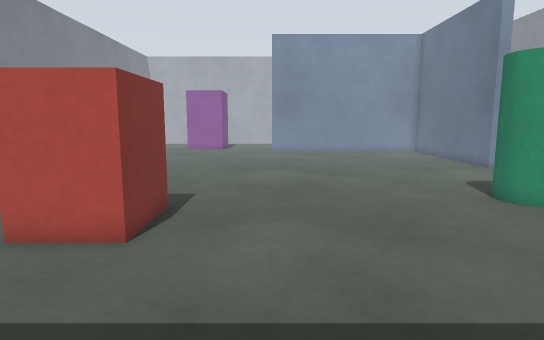
view 1 (above)

18 first-person views from a walk through a Gazebo world. The camera is 0.5 m above the floor, tilts 8° down and sees 75° across. The floor is counted in squares, 0.2 m on a side. Each view is taken from the middle of a square. On the plan, view 1 faces up. The plan holds only what a view shows up to about 20 squares ahead; the rest is blank. The place goes on beyond the plan. Robots are left out.

view 2
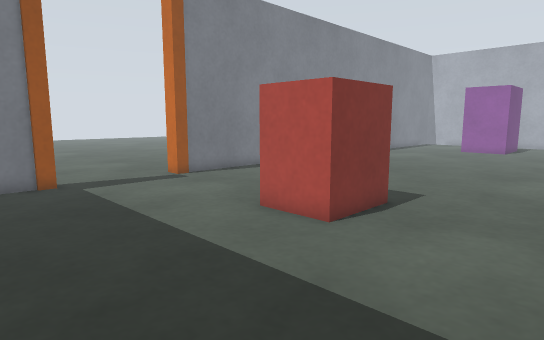

view 3
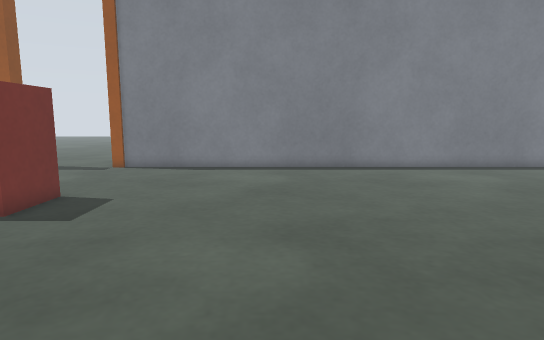

view 4
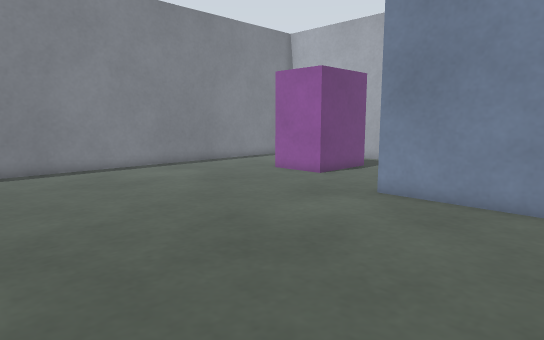

view 5
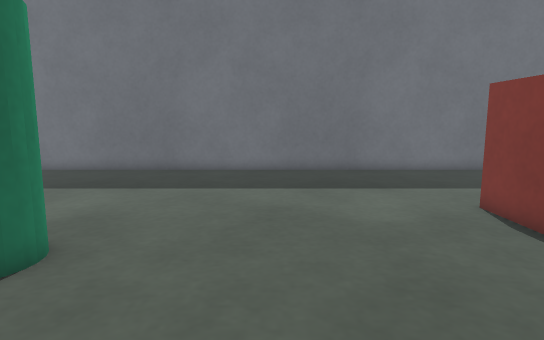

view 6
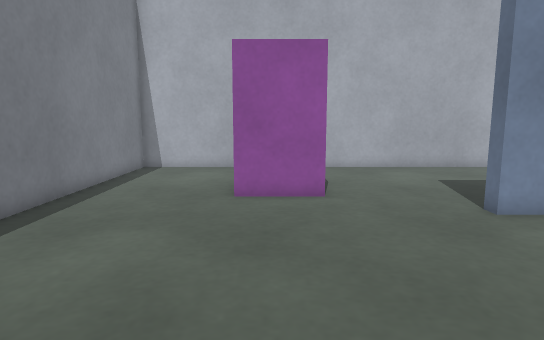

view 7
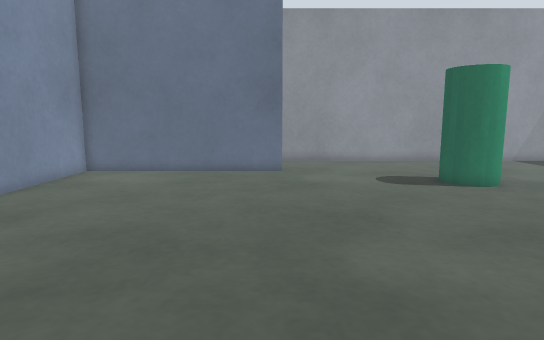

view 8
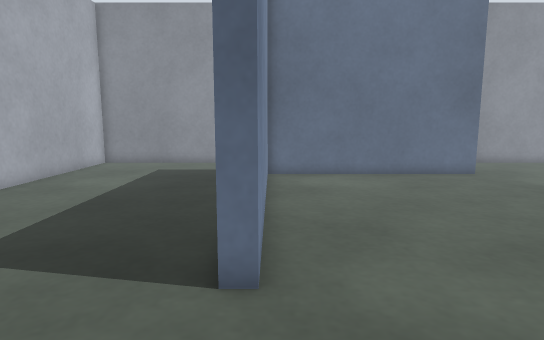

view 9
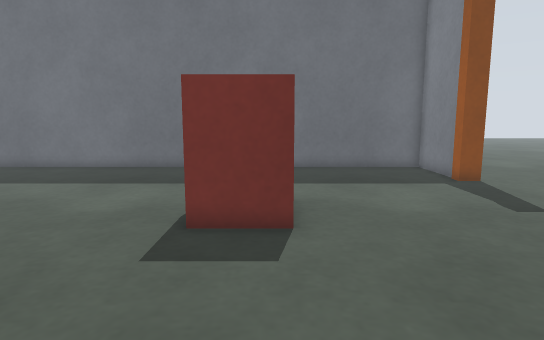

view 10
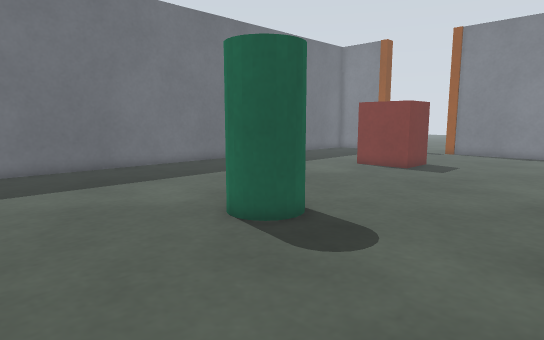

view 11
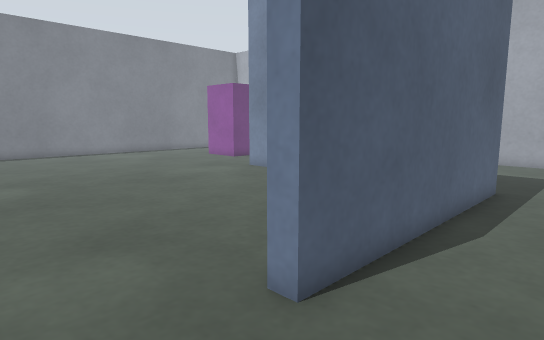

view 12
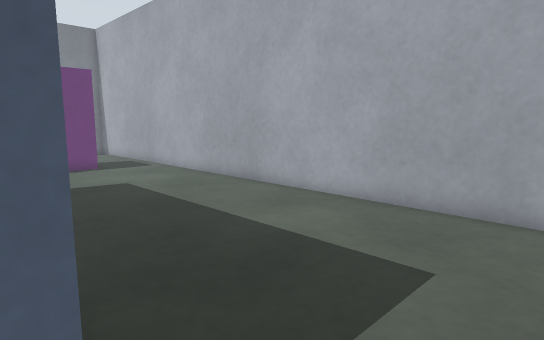

view 13
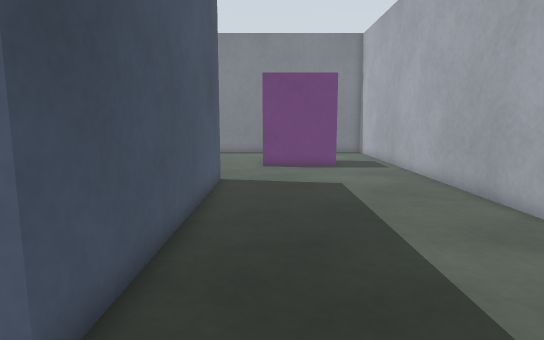

view 14
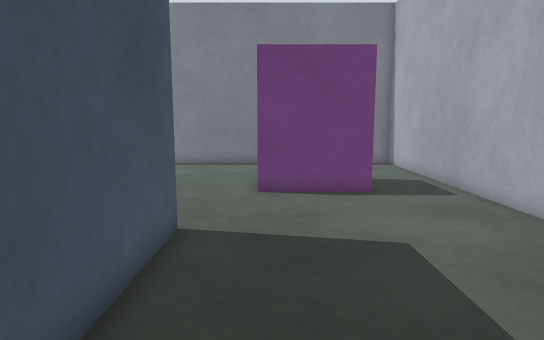

view 15
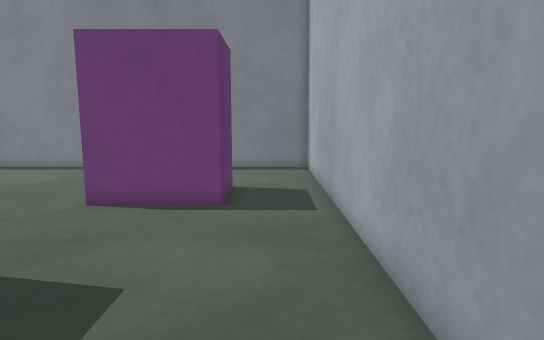

view 16
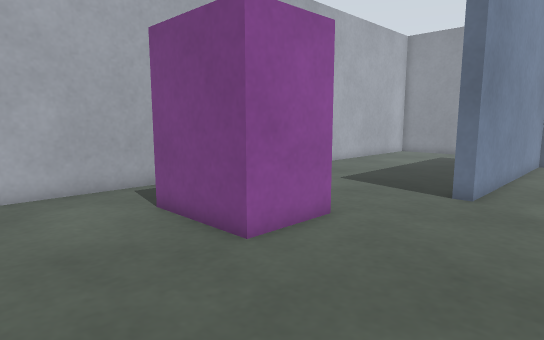

view 17
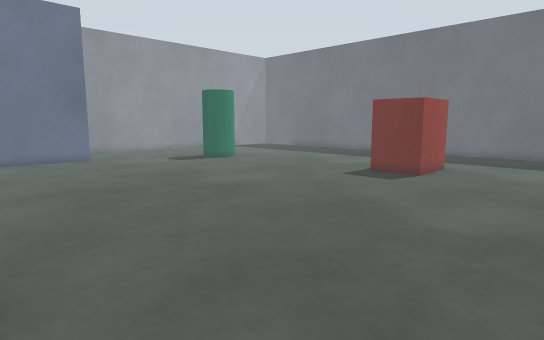

view 18
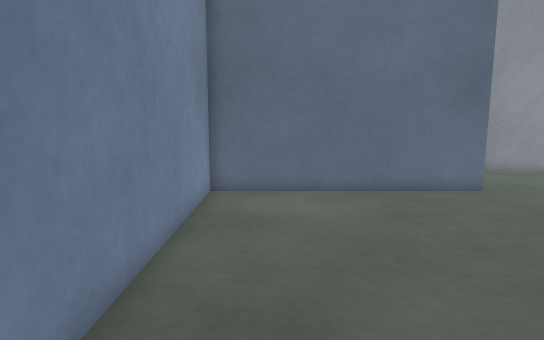

### Floor plan
Key: @ floor where view 1 was taken; # wall or solid block; . floor; C green cylinder; B red box; P orange post; U purple box.
Columns run from 13 left of view 1 to 15 right of it. Each row starts with its distance up from view 1.
 38 #############################
 37 #............................
 36 #............................
 35 #............................
 34 #.....UUUU...................
 33 #.....U  U...................
 32 #.....U  U...................
 31 #.....UUUU...................
 30 #..........................
 29 #............#############.
 28 #............#############. .
 27 #........................#..
 26 #........................#..
 25 #........................#..
 24 #........................#..
 23 #........................#..
 22 #........................#..
 21 #........................#..
 20 #........................#..
 19 #........................#..
 18 #............................
 17 #...........................
 16 #............................
 15 #............................
 14 #............................
 13 #............................
 12 #....................CC.....
 11 #...................C C.....
 10 #.......BBB..........CC.....
  9 P.......B B.................
  8 ........B B.................
  7 ........BBB.................
  6 ............................
  5 ............................
  4 ............................
  3 P..........................
  2 #..........................
  1 #..........................
  0 #............@..............
 -1 #############################

Where each view was taken, in squares from view 1:
view 1: 0 up, 0 right, facing up
view 2: 0 up, 2 right, facing up-left
view 3: 17 up, 6 right, facing left
view 4: 17 up, 6 right, facing up-left
view 5: 17 up, 3 right, facing down
view 6: 19 up, 6 left, facing up
view 7: 19 up, 6 left, facing right
view 8: 28 up, 5 left, facing right
view 9: 18 up, 5 left, facing down
view 10: 18 up, 15 right, facing down-left
view 11: 15 up, 15 right, facing up-left
view 12: 28 up, 15 right, facing up-left
view 13: 31 up, 15 right, facing left
view 14: 31 up, 8 right, facing left
view 15: 36 up, 6 right, facing left
view 16: 25 up, 12 left, facing up-right
view 17: 26 up, 12 left, facing down-right
view 18: 26 up, 1 left, facing right
